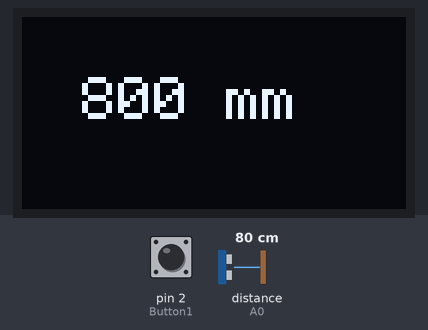
Recording of a sketch running on a simulated Arduino Uno, built with avr-gcc and run on an emulated ATmega328P. Parts: 128×64 one-colour display. Inputs (shaded band) come from the test bench; at power-on: pin 2 (Button1) HIGH, distance to the obstacle (sensor on A0) 80 cm.

Above: at 3.2 s.
3.3 s: pin 2 (Button1) pulled LOW for 1 s
At 5.0 s:
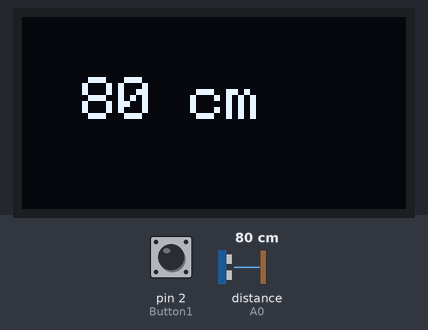
5.9 s: distance to the obstacle (sensor on A0) set to 2 cm
At 6.9 s:
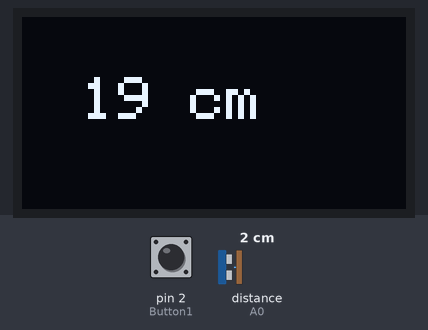
7.5 s: pin 2 (Button1) pulled LOW for 0.15 s
At 8.9 s:
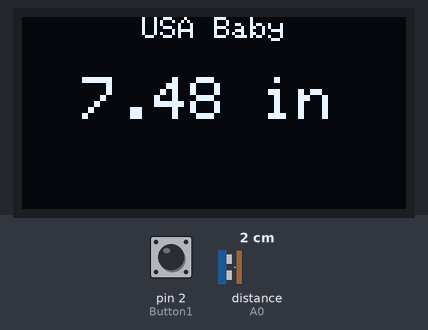
9.2 s: distance to the obstacle (sensor on A0) set to 35 cm
At 10.4 s:
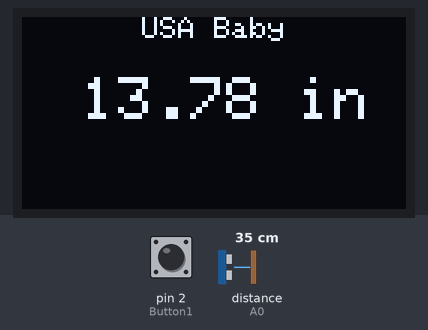
10.7 s: distance to the obstacle (sensor on A0) set to 60 cm
At 12.1 s:
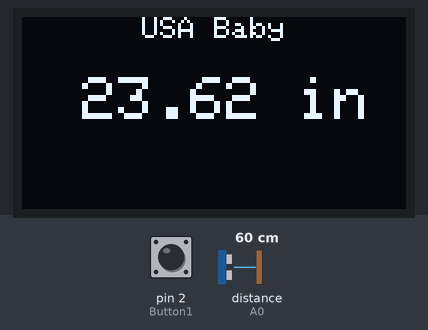
Timing chart, 0 to 13.3 s (numbered marks = the images above; inputs shaded):
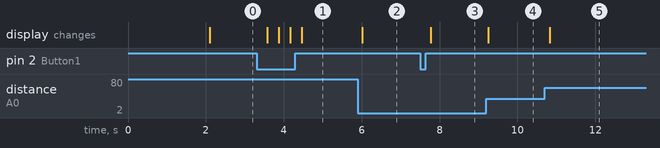

The sketch:

SHARP_IR_OLED.ino
```cpp
/* This code works with SHARP IR proximity sensor and 132x64 OLED display and a push button
 * It displays the measured distance in "mm" and with every button press it switch to "cm" or "inch" and goes back
 * Refer to www.surtrtech.com for more details
 */
#include <SharpIR.h>              //IR sensor library and OLED Adafruit library
#include <Adafruit_GFX.h>
#include <Adafruit_SSD1306.h>

#define SCREEN_WIDTH 128 // OLED display width, in pixels
#define SCREEN_HEIGHT 64 // OLED display height, in pixels
#define OLED_RESET    -1 // Reset pin # (or -1 if sharing Arduino reset pin)

#define ir A0
#define model 20150  //or1080 depends on the model it actually means the range in cm 20-150 or 10-80
                     //  1080 for GP2Y0A21Y
                    //  20150 for GP2Y0A02Y
#define Button1 2   //Push button digital pin, please note that it should be wired with this pin and GND

bool Button1_state; //Here we store the button state if it's LOW or HIGH

short State=1;      //State is 1 at default and could change to 2 or 3

SharpIR IR_prox(ir,model);   //IR sensor name "IR_prox"
Adafruit_SSD1306 display(SCREEN_WIDTH, SCREEN_HEIGHT, &Wire, OLED_RESET); //Declaring the display name (display)

void setup() {

  pinMode(Button1, INPUT_PULLUP); //Here I activate the internal pull up for the button (Always on HIGH state, when pressed goes LOW)
  display.begin(SSD1306_SWITCHCAPVCC, 0x3C); //Start the OLED display
  display.clearDisplay();
  display.setTextSize(2);
  display.setTextColor(WHITE);
  display.print("DigitSpace"); //Project sponsor www.DigitSpace.com
  display.display();
  delay(2000);


}

void loop() {

  int dis_cm=IR_prox.distance();   //Read the distance in cm


    Button1_state=digitalRead(Button1);     //We're constantly reading the button wired on D2 if it's pressed or not
     if(Button1_state==LOW){               //if the button is pressed
         if(State<3)                       //We check the State value it should be 1 or 2
         State+=1;

         else                              //if it's 3 we go back to one
         State=1;

     delay(200);                          //a delay is needed so the push won't be counted twice or more times
     }


      display.clearDisplay();
      display.setCursor(20,20);

      if(State==1){                           //Depending on the button state we will display mm, cm or in
      display.print(dis_cm*10);
      display.print(" mm");                  //in mm we just multiply by 10
      }
      if(State==2){
      display.print(dis_cm);
      display.print(" cm");                  //cm is default
      }
      if(State==3){
      display.setTextSize(1);
      display.setCursor(40,0);
      display.print("USA Baby");           //Was just messing up you can remove it of course :D :D
      display.setTextSize(2);
      display.setCursor(20,20);
      float in_m=dis_cm/2.54;               //Conversion to inches also a float
      display.print(in_m);
      display.print(" in");
      }                                    //You can add as many state as you want to add other units just do the correct changes

      display.display();
      delay(50);
      display.clearDisplay();

}
```

Measured:
- after the input at 3.3 s, the display: changes after 0.27 s (image 1)
- after the input at 5.9 s, the display: changes after 0.12 s (image 2)
- after the input at 7.5 s, the display: changes after 0.27 s (image 3)
- after the input at 9.2 s, the display: changes after 0.05 s (image 4)
- after the input at 10.7 s, the display: changes after 0.13 s (image 5)
